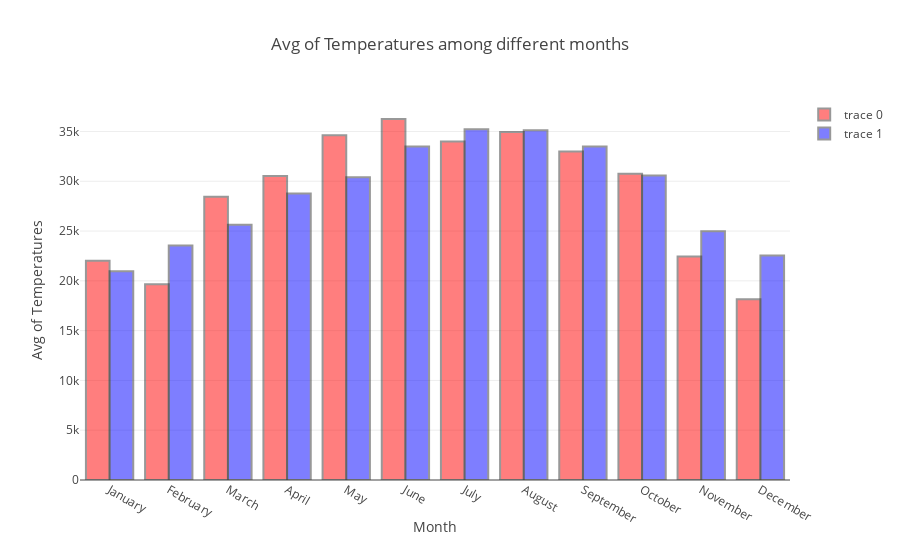

The notebook cell saved with this chart:
### Code cell
number2= {'type' : 'bar',
                     'x' : temp.month_of_year_str,
                     'y' : weather["Temp_avg_f"]/weather["Temp_avg_f"].mean()*temp["count"].mean(),
                     'marker' : {'color' : 'blue',
                                'line' : {'color' : '#333',
                                          'width' : 2}},
                     'opacity' : 0.5,}

fig = {'data' : [number,number2],
      'layout' : layout}
pyo.iplot(fig)

### Figure 1 — Plotly figure (JSON) as saved in the notebook; plotly's stock layout.template omitted (floating-point values rounded to 4 significant figures)
{"data": [{"marker": {"color": "red", "line": {"color": "#333", "width": 2}}, "opacity": 0.5, "type": "bar", "x": ["January  ", "February ", "March    ", "April    ", "May      ", "June     ", "July     ", "August   ", "September", "October  ", "November ", "December "], "y": [22012, 19648, 28449, 30530, 34615, 36253, 34005, 34951, 32991, 30748, 22443, 18149]}, {"marker": {"color": "blue", "line": {"color": "#333", "width": 2}}, "opacity": 0.5, "type": "bar", "x": ["January  ", "February ", "March    ", "April    ", "May      ", "June     ", "July     ", "August   ", "September", "October  ", "November ", "December "], "y": [20960.0, 23550.0, 25640.0, 28770.0, 30420.0, 33500.0, 35240.0, 35140.0, 33500.0, 30570.0, 24970.0, 22530.0]}], "layout": {"title": "Avg of Temperatures among different months ", "xaxis": {"title": "Month"}, "yaxis": {"title": "Avg of Temperatures"}}}
